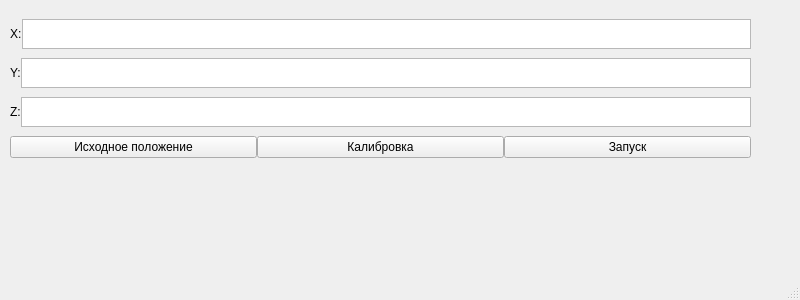
<?xml version="1.0" encoding="UTF-8"?>
<ui version="4.0">
 <class>MainWindow</class>
 <widget class="QMainWindow" name="MainWindow">
  <property name="windowModality">
   <enum>Qt::NonModal</enum>
  </property>
  <property name="enabled">
   <bool>true</bool>
  </property>
  <property name="geometry">
   <rect>
    <x>0</x>
    <y>0</y>
    <width>800</width>
    <height>300</height>
   </rect>
  </property>
  <property name="sizePolicy">
   <sizepolicy hsizetype="Fixed" vsizetype="Fixed">
    <horstretch>0</horstretch>
    <verstretch>0</verstretch>
   </sizepolicy>
  </property>
  <property name="minimumSize">
   <size>
    <width>800</width>
    <height>300</height>
   </size>
  </property>
  <property name="maximumSize">
   <size>
    <width>800</width>
    <height>300</height>
   </size>
  </property>
  <property name="contextMenuPolicy">
   <enum>Qt::NoContextMenu</enum>
  </property>
  <property name="windowTitle">
   <string>Calibration GUI</string>
  </property>
  <property name="animated">
   <bool>true</bool>
  </property>
  <widget class="QWidget" name="centralwidget">
   <property name="sizePolicy">
    <sizepolicy hsizetype="Fixed" vsizetype="Fixed">
     <horstretch>0</horstretch>
     <verstretch>0</verstretch>
    </sizepolicy>
   </property>
   <property name="maximumSize">
    <size>
     <width>1000</width>
     <height>300</height>
    </size>
   </property>
   <widget class="QWidget" name="verticalLayoutWidget">
    <property name="geometry">
     <rect>
      <x>10</x>
      <y>10</y>
      <width>741</width>
      <height>161</height>
     </rect>
    </property>
    <layout class="QVBoxLayout" name="verticalLayout" stretch="0,0,0,0">
     <property name="spacing">
      <number>0</number>
     </property>
     <property name="sizeConstraint">
      <enum>QLayout::SetMinimumSize</enum>
     </property>
     <item>
      <layout class="QHBoxLayout" name="horizontalLayout_6">
       <property name="sizeConstraint">
        <enum>QLayout::SetNoConstraint</enum>
       </property>
       <item>
        <widget class="QLabel" name="label">
         <property name="enabled">
          <bool>true</bool>
         </property>
         <property name="maximumSize">
          <size>
           <width>16777215</width>
           <height>20</height>
          </size>
         </property>
         <property name="text">
          <string>X:</string>
         </property>
        </widget>
       </item>
       <item>
        <widget class="QTextEdit" name="xText">
         <property name="maximumSize">
          <size>
           <width>16777215</width>
           <height>30</height>
          </size>
         </property>
         <property name="inputMethodHints">
          <set>Qt::ImhDigitsOnly</set>
         </property>
        </widget>
       </item>
      </layout>
     </item>
     <item>
      <layout class="QHBoxLayout" name="horizontalLayout_5">
       <item>
        <widget class="QLabel" name="label_2">
         <property name="maximumSize">
          <size>
           <width>16777215</width>
           <height>20</height>
          </size>
         </property>
         <property name="text">
          <string>Y:</string>
         </property>
        </widget>
       </item>
       <item>
        <widget class="QTextEdit" name="yText">
         <property name="maximumSize">
          <size>
           <width>16777215</width>
           <height>30</height>
          </size>
         </property>
        </widget>
       </item>
      </layout>
     </item>
     <item>
      <layout class="QHBoxLayout" name="horizontalLayout_3">
       <item>
        <widget class="QLabel" name="label_3">
         <property name="maximumSize">
          <size>
           <width>16777215</width>
           <height>20</height>
          </size>
         </property>
         <property name="text">
          <string>Z:</string>
         </property>
        </widget>
       </item>
       <item>
        <widget class="QTextEdit" name="zText">
         <property name="maximumSize">
          <size>
           <width>16777215</width>
           <height>30</height>
          </size>
         </property>
        </widget>
       </item>
      </layout>
     </item>
     <item>
      <layout class="QHBoxLayout" name="horizontalLayout_4">
       <item>
        <widget class="QPushButton" name="home0Btn">
         <property name="text">
          <string>Исходное положение</string>
         </property>
        </widget>
       </item>
       <item>
        <widget class="QPushButton" name="calibBtn">
         <property name="text">
          <string>Калибровка</string>
         </property>
        </widget>
       </item>
       <item>
        <widget class="QPushButton" name="startBtn">
         <property name="text">
          <string>Запуск</string>
         </property>
        </widget>
       </item>
      </layout>
     </item>
    </layout>
   </widget>
  </widget>
  <widget class="QMenuBar" name="menubar">
   <property name="geometry">
    <rect>
     <x>0</x>
     <y>0</y>
     <width>800</width>
     <height>22</height>
    </rect>
   </property>
  </widget>
  <widget class="QStatusBar" name="statusbar"/>
 </widget>
 <resources/>
 <connections/>
</ui>
